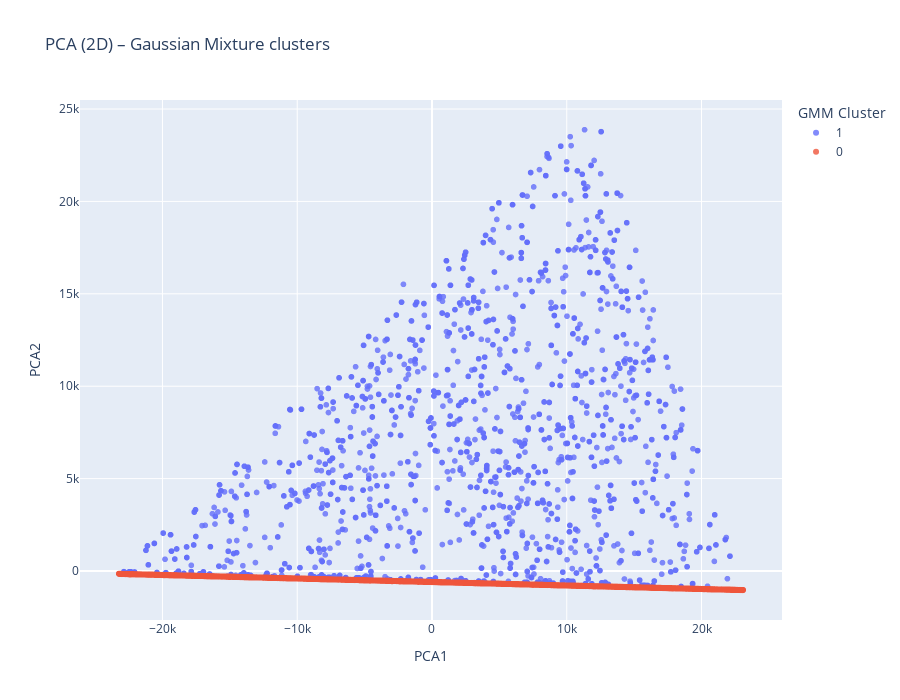

Notebook cell for this chart:
### Markdown cell above
### Visualizing the results: PCA & UMAP

### Code cell
pca_pipeline = Pipeline([
    ('power_transform', PowerTransformer(method='yeo-johnson', standardize=False)),
    ('scaler', StandardScaler()),
    ('pca', PCA(n_components=2, random_state=42))
])

X_pca = pca.fit_transform(X)

print("Varianza explicada por componente:")
print(pca.explained_variance_ratio_)
print("Varianza total explicada:", pca.explained_variance_ratio_.sum())

df_pca = pd.DataFrame({
    'PCA1': X_pca[:, 0],
    'PCA2': X_pca[:, 1],
    'GMM_cluster': gmm_labels.astype(str),
    'is_attack': y
})

fig = px.scatter(
    df_pca,
    x='PCA1',
    y='PCA2',
    color='GMM_cluster',
    title="PCA (2D) – Gaussian Mixture clusters",
    width=900,
    hover_data=['is_attack'],
    height=700
)

fig.update_traces(marker=dict(size=6, opacity=0.8))
fig.update_layout(legend_title_text='GMM Cluster')

fig.show()

### Figure 1 — Plotly figure (JSON) as saved in the notebook; plotly's stock layout.template omitted (floating-point values rounded to 4 significant figures; data arrays with more than 128 entries replaced by an {"elided": "..."} marker saying what was removed)
{"data": [{"customdata": {"elided": "2069x1 int values"}, "hovertemplate": "GMM_cluster=1<br>PCA1=%{x}<br>PCA2=%{y}<br>is_attack=%{customdata[0]}<extra></extra>", "legendgroup": "1", "marker": {"color": "#636efa", "opacity": 0.8, "size": 6, "symbol": "circle"}, "mode": "markers", "name": "1", "showlegend": true, "type": "scattergl", "x": {"elided": "2069 float values"}, "xaxis": "x", "y": {"elided": "2069 float values"}, "yaxis": "y"}, {"customdata": {"elided": "21936x1 int values"}, "hovertemplate": "GMM_cluster=0<br>PCA1=%{x}<br>PCA2=%{y}<br>is_attack=%{customdata[0]}<extra></extra>", "legendgroup": "0", "marker": {"color": "#EF553B", "opacity": 0.8, "size": 6, "symbol": "circle"}, "mode": "markers", "name": "0", "showlegend": true, "type": "scattergl", "x": {"elided": "21936 float values"}, "xaxis": "x", "y": {"elided": "21936 float values"}, "yaxis": "y"}], "layout": {"height": 700, "legend": {"title": {"text": "GMM Cluster"}, "tracegroupgap": 0}, "title": {"text": "PCA (2D) – Gaussian Mixture clusters"}, "width": 900, "xaxis": {"anchor": "y", "domain": [0, 1], "title": {"text": "PCA1"}}, "yaxis": {"anchor": "x", "domain": [0, 1], "title": {"text": "PCA2"}}}}
